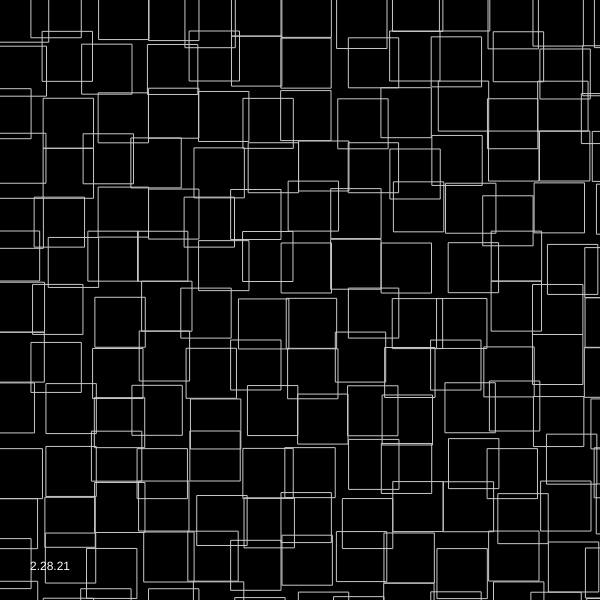
Frame 1 (no input)
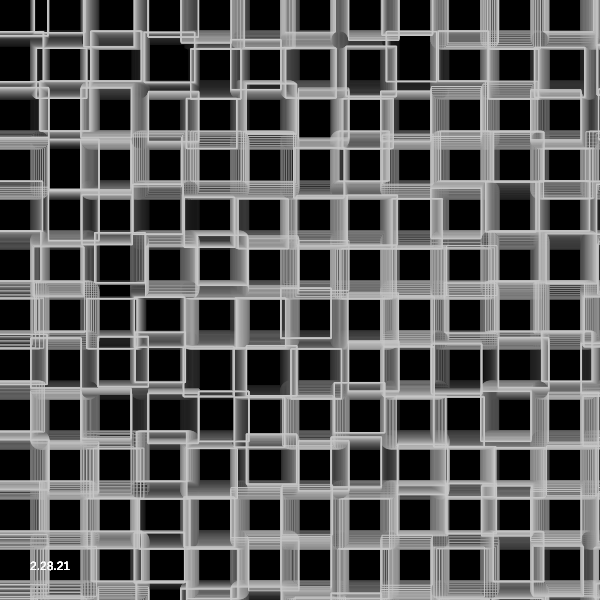
Frame 60 (no input)
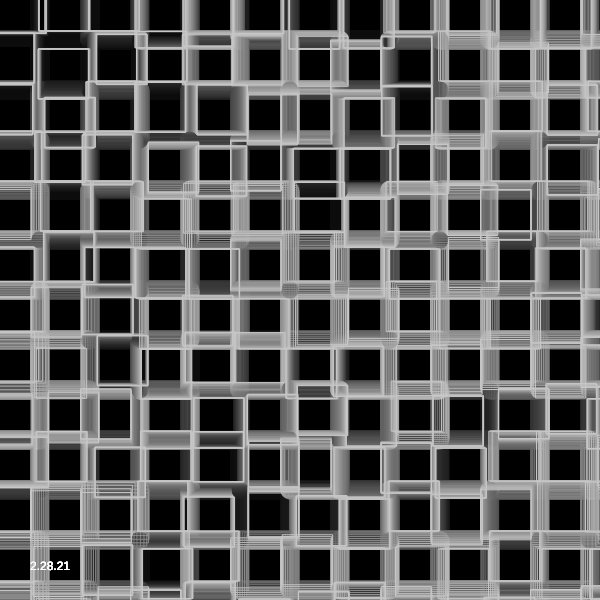
Frame 120 (the mouse pressed at the canvas centre since frame 60)

The p5.js sketch that drew these frames (run headless with seeded random() and noise() and a simulated clock; from frame 60 on, the mouse is pressed at the canvas centre):

// p5.js sketch
// ── sketch.js
function setup () {
    var canvas;
    if(windowWidth>=600 && windowHeight >=600){
      canvas = createCanvas(600, 600);
    }
    else{
      canvas = createCanvas(windowWidth, windowHeight - 100);
    }

    var x = (windowWidth - width) / 2;
    var y = (windowHeight - height) / 2;

    canvas.position(x, y);

    background(0);
}

var t = 0;

function draw() {
  background(0, 10);
  stroke(200);
  noFill();

  strokeWeight(1)

  k=map(sin(t+=.001),-10,1,99,500)

  for(y=-10; y<width; y+=50){
    for(x=-10; x<width+10; x+=50){
      rect(sin(d=noise(x/width,y/width-t)*k)*9+x,cos(d)*9+y, 50, 50);
    }
  }

  fill(255)
  noStroke();
  text("2.28.21", 30, height-30)
}
